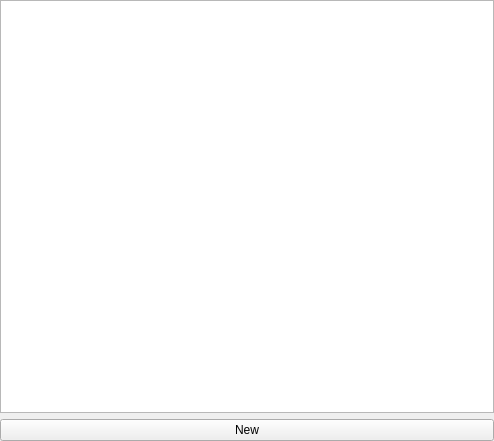
<?xml version="1.0" encoding="UTF-8"?>
<ui version="4.0">
 <class>MainWindow</class>
 <widget class="QMainWindow" name="MainWindow">
  <property name="geometry">
   <rect>
    <x>0</x>
    <y>0</y>
    <width>494</width>
    <height>441</height>
   </rect>
  </property>
  <property name="windowTitle">
   <string>MainWindow</string>
  </property>
  <widget class="QWidget" name="centralWidget">
   <layout class="QHBoxLayout" name="horizontalLayout">
    <property name="leftMargin">
     <number>0</number>
    </property>
    <property name="topMargin">
     <number>0</number>
    </property>
    <property name="rightMargin">
     <number>0</number>
    </property>
    <property name="bottomMargin">
     <number>0</number>
    </property>
    <item>
     <widget class="QStackedWidget" name="stackedWidget">
      <property name="currentIndex">
       <number>0</number>
      </property>
      <widget class="QWidget" name="listPage">
       <layout class="QVBoxLayout" name="verticalLayout_2">
        <property name="leftMargin">
         <number>0</number>
        </property>
        <property name="topMargin">
         <number>0</number>
        </property>
        <property name="rightMargin">
         <number>0</number>
        </property>
        <property name="bottomMargin">
         <number>0</number>
        </property>
        <item>
         <widget class="QListWidget" name="listWidget"/>
        </item>
        <item>
         <widget class="QPushButton" name="pushButton_2">
          <property name="text">
           <string>New</string>
          </property>
         </widget>
        </item>
       </layout>
      </widget>
      <widget class="QWidget" name="editPage">
       <layout class="QVBoxLayout" name="verticalLayout" stretch="0,1">
        <property name="spacing">
         <number>0</number>
        </property>
        <property name="leftMargin">
         <number>0</number>
        </property>
        <property name="topMargin">
         <number>0</number>
        </property>
        <property name="rightMargin">
         <number>0</number>
        </property>
        <property name="bottomMargin">
         <number>0</number>
        </property>
        <item>
         <layout class="QHBoxLayout" name="horizontalLayout_2">
          <item>
           <widget class="QPushButton" name="pushButtonBackToList">
            <property name="text">
             <string>&lt;-</string>
            </property>
           </widget>
          </item>
          <item>
           <spacer name="horizontalSpacer_3">
            <property name="orientation">
             <enum>Qt::Horizontal</enum>
            </property>
            <property name="sizeHint" stdset="0">
             <size>
              <width>40</width>
              <height>20</height>
             </size>
            </property>
           </spacer>
          </item>
          <item>
           <widget class="QPushButton" name="buttonImport">
            <property name="text">
             <string>Import ...</string>
            </property>
           </widget>
          </item>
          <item>
           <spacer name="horizontalSpacer">
            <property name="orientation">
             <enum>Qt::Horizontal</enum>
            </property>
            <property name="sizeHint" stdset="0">
             <size>
              <width>40</width>
              <height>20</height>
             </size>
            </property>
           </spacer>
          </item>
          <item>
           <widget class="QPushButton" name="buttonTransposeUp">
            <property name="text">
             <string>Up</string>
            </property>
           </widget>
          </item>
          <item>
           <widget class="QPushButton" name="buttonTransposeDown">
            <property name="text">
             <string>Down</string>
            </property>
           </widget>
          </item>
          <item>
           <widget class="QPushButton" name="buttonPDF">
            <property name="text">
             <string>PDF</string>
            </property>
           </widget>
          </item>
         </layout>
        </item>
        <item>
         <widget class="ChordPatternEdit" name="chordPatternEdit" native="true"/>
        </item>
       </layout>
      </widget>
      <widget class="QWidget" name="pdfPage">
       <layout class="QVBoxLayout" name="verticalLayout_3" stretch="0,1">
        <property name="leftMargin">
         <number>0</number>
        </property>
        <property name="topMargin">
         <number>0</number>
        </property>
        <property name="rightMargin">
         <number>0</number>
        </property>
        <property name="bottomMargin">
         <number>0</number>
        </property>
        <item>
         <layout class="QHBoxLayout" name="horizontalLayout_4">
          <item>
           <widget class="QPushButton" name="pushButtonBackToEdit">
            <property name="text">
             <string>&lt;--</string>
            </property>
           </widget>
          </item>
          <item>
           <spacer name="horizontalSpacer_2">
            <property name="orientation">
             <enum>Qt::Horizontal</enum>
            </property>
            <property name="sizeHint" stdset="0">
             <size>
              <width>40</width>
              <height>20</height>
             </size>
            </property>
           </spacer>
          </item>
          <item>
           <widget class="QPushButton" name="pushButtonPrint">
            <property name="text">
             <string>Print ...</string>
            </property>
           </widget>
          </item>
          <item>
           <widget class="QPushButton" name="pushButtonSavePdf">
            <property name="text">
             <string>Save</string>
            </property>
           </widget>
          </item>
         </layout>
        </item>
        <item>
         <widget class="PDFView" name="pdfView" native="true"/>
        </item>
       </layout>
      </widget>
     </widget>
    </item>
   </layout>
  </widget>
  <widget class="QMenuBar" name="menuBar">
   <property name="geometry">
    <rect>
     <x>0</x>
     <y>0</y>
     <width>494</width>
     <height>20</height>
    </rect>
   </property>
  </widget>
 </widget>
 <layoutdefault spacing="6" margin="11"/>
 <customwidgets>
  <customwidget>
   <class>ChordPatternEdit</class>
   <extends>QWidget</extends>
   <header>chordpatternedit.h</header>
   <container>1</container>
  </customwidget>
  <customwidget>
   <class>PDFView</class>
   <extends>QWidget</extends>
   <header>pdfview.h</header>
   <container>1</container>
  </customwidget>
 </customwidgets>
 <resources/>
 <connections/>
</ui>
